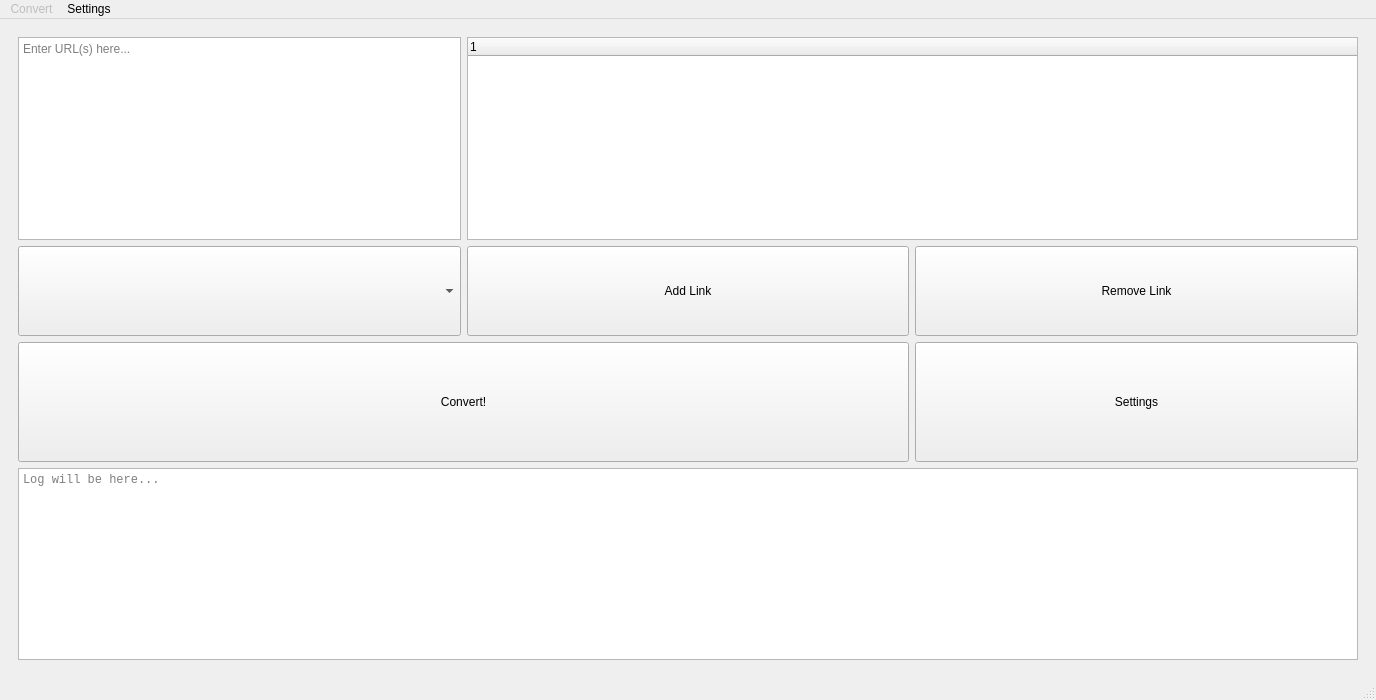
<?xml version="1.0" encoding="UTF-8"?>
<ui version="4.0">
 <class>MainWindow</class>
 <widget class="QMainWindow" name="MainWindow">
  <property name="geometry">
   <rect>
    <x>0</x>
    <y>0</y>
    <width>1376</width>
    <height>700</height>
   </rect>
  </property>
  <property name="minimumSize">
   <size>
    <width>1024</width>
    <height>640</height>
   </size>
  </property>
  <property name="windowTitle">
   <string>Yet Another Youtube Downloader Attempt</string>
  </property>
  <widget class="QWidget" name="centralwidget">
   <layout class="QGridLayout" name="gridLayout_2">
    <item row="0" column="0">
     <widget class="QStackedWidget" name="stackedWidget">
      <widget class="QWidget" name="page">
       <layout class="QGridLayout" name="gridLayout_3">
        <item row="0" column="0">
         <layout class="QGridLayout" name="gridLayout" rowstretch="1,0,0,0" columnstretch="0,0,0">
          <property name="sizeConstraint">
           <enum>QLayout::SetMaximumSize</enum>
          </property>
          <item row="0" column="1" colspan="2">
           <widget class="QTreeWidget" name="treeLink">
            <property name="sizePolicy">
             <sizepolicy hsizetype="Minimum" vsizetype="Minimum">
              <horstretch>0</horstretch>
              <verstretch>0</verstretch>
             </sizepolicy>
            </property>
            <property name="alternatingRowColors">
             <bool>true</bool>
            </property>
            <column>
             <property name="text">
              <string notr="true">1</string>
             </property>
            </column>
           </widget>
          </item>
          <item row="1" column="2">
           <widget class="QPushButton" name="btnRemove">
            <property name="sizePolicy">
             <sizepolicy hsizetype="Minimum" vsizetype="Minimum">
              <horstretch>0</horstretch>
              <verstretch>0</verstretch>
             </sizepolicy>
            </property>
            <property name="minimumSize">
             <size>
              <width>0</width>
              <height>90</height>
             </size>
            </property>
            <property name="text">
             <string>Remove Link</string>
            </property>
           </widget>
          </item>
          <item row="1" column="1">
           <layout class="QVBoxLayout" name="verticalLayout">
            <item>
             <widget class="QPushButton" name="btnAdd">
              <property name="sizePolicy">
               <sizepolicy hsizetype="Minimum" vsizetype="Minimum">
                <horstretch>0</horstretch>
                <verstretch>0</verstretch>
               </sizepolicy>
              </property>
              <property name="minimumSize">
               <size>
                <width>0</width>
                <height>90</height>
               </size>
              </property>
              <property name="text">
               <string>Add Link</string>
              </property>
             </widget>
            </item>
           </layout>
          </item>
          <item row="2" column="2">
           <widget class="QPushButton" name="btnSettings">
            <property name="sizePolicy">
             <sizepolicy hsizetype="Minimum" vsizetype="Minimum">
              <horstretch>0</horstretch>
              <verstretch>0</verstretch>
             </sizepolicy>
            </property>
            <property name="text">
             <string>Settings</string>
            </property>
           </widget>
          </item>
          <item row="1" column="0">
           <widget class="QComboBox" name="comboBox">
            <property name="sizePolicy">
             <sizepolicy hsizetype="Preferred" vsizetype="Minimum">
              <horstretch>0</horstretch>
              <verstretch>0</verstretch>
             </sizepolicy>
            </property>
            <property name="minimumSize">
             <size>
              <width>0</width>
              <height>90</height>
             </size>
            </property>
           </widget>
          </item>
          <item row="0" column="0">
           <widget class="QPlainTextEdit" name="plainTextLinks">
            <property name="sizePolicy">
             <sizepolicy hsizetype="Minimum" vsizetype="Minimum">
              <horstretch>0</horstretch>
              <verstretch>0</verstretch>
             </sizepolicy>
            </property>
            <property name="placeholderText">
             <string>Enter URL(s) here...</string>
            </property>
           </widget>
          </item>
          <item row="2" column="0" colspan="2">
           <widget class="QPushButton" name="btnConvert">
            <property name="enabled">
             <bool>true</bool>
            </property>
            <property name="sizePolicy">
             <sizepolicy hsizetype="Minimum" vsizetype="Expanding">
              <horstretch>0</horstretch>
              <verstretch>0</verstretch>
             </sizepolicy>
            </property>
            <property name="minimumSize">
             <size>
              <width>0</width>
              <height>120</height>
             </size>
            </property>
            <property name="layoutDirection">
             <enum>Qt::LeftToRight</enum>
            </property>
            <property name="text">
             <string>Convert!</string>
            </property>
           </widget>
          </item>
          <item row="3" column="0" colspan="3">
           <widget class="QTextEdit" name="textLog">
            <property name="sizePolicy">
             <sizepolicy hsizetype="Minimum" vsizetype="Minimum">
              <horstretch>0</horstretch>
              <verstretch>0</verstretch>
             </sizepolicy>
            </property>
            <property name="font">
             <font>
              <family>Consolas</family>
             </font>
            </property>
            <property name="lineWrapMode">
             <enum>QTextEdit::WidgetWidth</enum>
            </property>
            <property name="readOnly">
             <bool>true</bool>
            </property>
            <property name="textInteractionFlags">
             <set>Qt::LinksAccessibleByKeyboard|Qt::LinksAccessibleByMouse|Qt::TextBrowserInteraction|Qt::TextSelectableByKeyboard|Qt::TextSelectableByMouse</set>
            </property>
            <property name="placeholderText">
             <string>Log will be here...</string>
            </property>
           </widget>
          </item>
         </layout>
        </item>
       </layout>
      </widget>
      <widget class="QWidget" name="page_2"/>
     </widget>
    </item>
   </layout>
  </widget>
  <widget class="QMenuBar" name="menubar">
   <property name="geometry">
    <rect>
     <x>0</x>
     <y>0</y>
     <width>1376</width>
     <height>18</height>
    </rect>
   </property>
   <widget class="QMenu" name="menuConvert">
    <property name="enabled">
     <bool>false</bool>
    </property>
    <property name="title">
     <string>Convert</string>
    </property>
   </widget>
   <widget class="QMenu" name="menuSettings">
    <property name="title">
     <string>Settings</string>
    </property>
   </widget>
   <addaction name="menuConvert"/>
   <addaction name="menuSettings"/>
  </widget>
  <widget class="QStatusBar" name="statusbar"/>
 </widget>
 <resources/>
 <connections/>
</ui>
